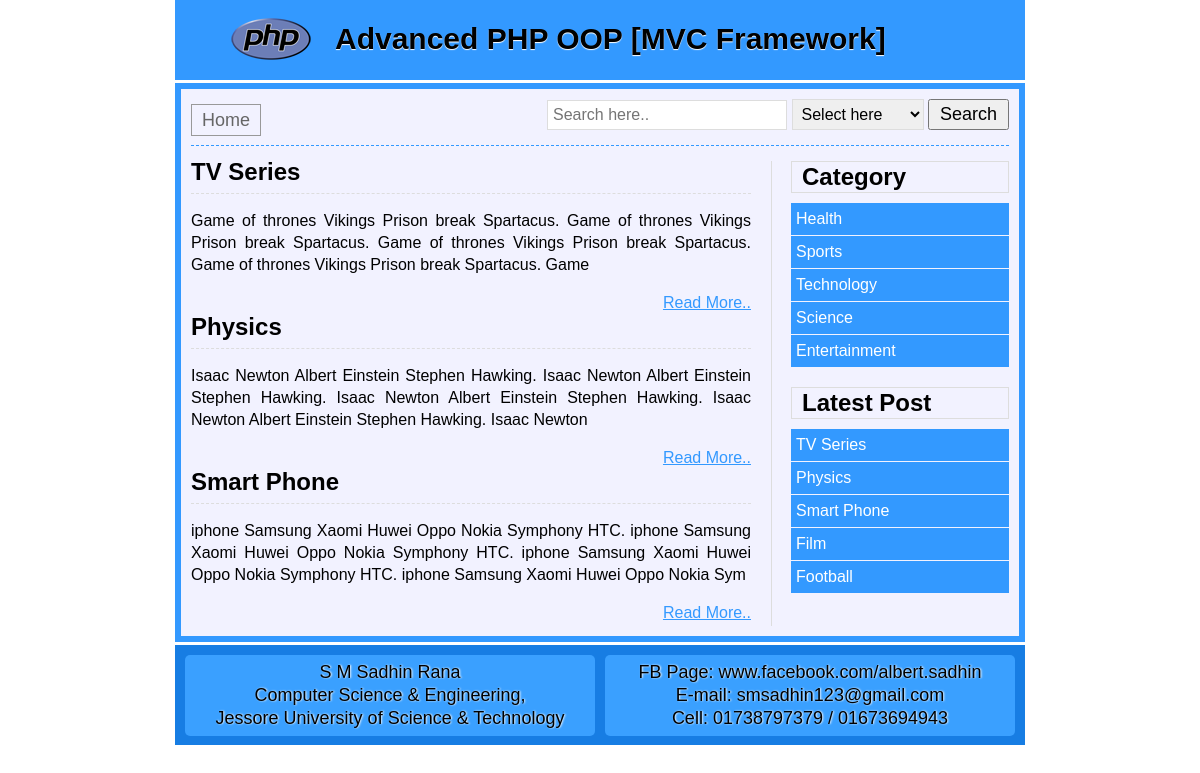
The page / on the database its author committed.
### tables this page shows
CREATE TABLE `post` (
  `id` int(11) NOT NULL,
  `title` varchar(255) NOT NULL,
  `content` text NOT NULL,
  `cat` int(11) NOT NULL
);

CREATE TABLE `category` (
  `id` int(11) NOT NULL,
  `category` varchar(28) NOT NULL,
  `title` varchar(28) NOT NULL
);

### system/libs/Load.php (called while the page is built, shortened)
<?php
class Load{
	public function view($fileName, $data = false){
		include_once "app/views/".$fileName.".php";
	}
	public function model($fileName){
		return new $fileName;
	}
}
?>

### app/controllers/Home_controller.php (called while the page is built, shortened)
<?php
class Home_controller extends Controller{
	public function Index(){
		$this->Home();
	}
	public function Home(){
		$tablePost = 'post';
		$tableCat = 'category';
		$this->load->view('header');
		$catModel = $this->load->model('CatModel');
		$data['catList'] = $catModel->catList($tableCat);
		$this->load->view('search', $data);
		$postModel = $this->load->model('PostModel');
		$data['getAllPost'] = $postModel->getAllPost($tablePost);
		$this->load->view('home', $data);
		$data['getLatestPost'] = $postModel->getLatestPost($tablePost);
		$this->load->view('sidebar', $data);
		$this->load->view('footer');
	}
}
?>

### index.php (called while the page is built, shortened)
<?php
$main = new Main();
?>

### system/libs/DB.php (called while the page is built, shortened)
<?php
class DB extends PDO{
	public function select($sql, $data=array(), $fetchstyle=PDO::FETCH_ASSOC){
		$stmt = $this->prepare($sql);
		$stmt->execute();
		return $stmt->fetchAll();
	}
}
?>

### app/models/PostModel.php (called while the page is built, shortened)
<?php
class PostModel extends Model{
	public function getAllPost($table){
		$sql = "SELECT * FROM $table ORDER BY ID DESC LIMIT 3";
		return $this->db->select($sql);
	}
	public function getLatestPost($table){
		$sql = "SELECT * FROM $table ORDER BY ID DESC LIMIT 5";
		return $this->db->select($sql);
	}
}
?>

### system/libs/Controller.php (called while the page is built, shortened)
<?php
class Controller{
	public function __construct(){
		$this->load = new Load();
	}
}
?>

### system/libs/Model.php (called while the page is built, shortened)
<?php
class Model{
	public function __construct(){
		$dsn = 'mysql:dbname=example; host=localhost';
		$user = 'root';
		$pass = '';
		$this->db = new DB($dsn, $user, $pass);
	}
}
?>

### app/models/CatModel.php (called while the page is built, shortened)
<?php
class CatModel extends Model{
	public function catList($table){
		$sql = "SELECT * FROM $table";
		return $this->db->select($sql);
	}
}
?>

### app/views/home.php (the view)
<article class="postcontent">
	<?php foreach($getAllPost as $value){?>
	<div class="post">
		<h2><a href="<?php echo BASE_URL;?>/Home_controller/postDetails/<?php echo $value['id'];?>"><?php
		echo $value['title'];?></a></h2>
		<?php
		$text = $value['content'];
		if(strlen($text) > 200){
			$text = substr($text, 0,200);
			echo $text;
			}
		?>
		<div class="readmore"><a href="<?php echo BASE_URL;?>/Home_controller/postDetails/<?php echo
		$value['id'];?>">Read More..</a></div>
	</div>
	<?php } ?>
</article>

### system/libs/Main.php (shortened to what this page needs)
<?php
class Main{
	public $url;
	public $methodName = "Index";
	public $controller;
	public function __construct(){
		$this->callMethod();
	}
	public function getUrl(){
		$this->url = isset($_GET['url']) ? $_GET['url'] : NULL;
	}
	public function loadController(){
		if(!isset($this->url[0])){
			$this->controller = new $this->controllerName();
		}
	}
	public function callMethod(){
		if(isset($this->url[2])){
			$this->methodName = $this->url[1];
			if(method_exists($this->controller, $this->methodName)){
				$this->controller->{$this->methodName}($this->url[2]);
			}else{
				header("Location:".BASE_URL."/Home_controller/notFound");
			}
		}else{
			if(method_exists($this->controller, $this->methodName)){
				$this->controller->{$this->methodName}();
			}else{
				header("Location:".BASE_URL."/Home_controller/notFound");
			}
		}
	}
}
?>

### app/views/header.php (shortened to what this page needs)
<!DOCTYPE HTML>
<html>
<head>
</head>
<body>
  <header class="headeroption">
    <h2>Advanced PHP OOP [MVC Framework]</h2>
  </header>
<div class="content">

### app/views/search.php (shortened to what this page needs)
<div class="searchoption">
	<div class="menu">
		<a href="<?php echo BASE_URL;?>">Home</a>
	</div>
	<div class="search">
		<form action="<?php echo BASE_URL;?>/Home_controller/search" method="post">
			<input type="text" name="keyword" placeholder="Search here..">
			<select class="catsearch" name="cat">
				<option>Select here</option>
			</select>
			<button class="submitbtn" type="submit">Search</button>
		</form>
	</div>
</div>

### app/views/sidebar.php
<aside class="sidebar">
	<div class="widget">
		<h2>Category</h2>
		<ul>
			<?php
			foreach($catList as $value){
			?>
			<li><a href="<?php echo BASE_URL;?>/Home_controller/postByCat/
			<?php echo $value['id'];?>"><?php echo $value['category']?></a></li>
			<?php }?>
		</ul>
	</div>
	<div class="widget">
		<h2>Latest Post</h2>
		<ul>
			<?php
			foreach($getLatestPost as $value){
			?>
			<li><a href="<?php echo BASE_URL;?>/Home_controller/postDetails/<?php echo
			$value['id'];?>"><?php echo $value['title']?></a></li>
			<?php }?>
		</ul>
	</div>
</aside>

### app/views/footer.php
</div>
  <footer class="footeroption">
	  <section class="footerone">
	  <p>S M Sadhin Rana</p>
	  <p>Computer Science & Engineering,</p>
	  <p>Jessore University of Science & Technology</p>
	  </section>
	  <section class="footerone">
		  <p>FB Page: www.facebook.com/albert.sadhin</p>
		  <p>E-mail: smsadhin123@gmail.com</p>
		  <p>Cell: 01738797379 / 01673694943</p>
	  </section>
  </footer>
</body>
</html>

### rows shown on the page
post: title "TV Series", content "Game of thrones Vikings Prison break Spartacus. Game of thrones Vikings Prison break Spartacus. Game of thrones Vikings Prison break Spartacus. Game of thrones Vikings Prison break Spartacus. Game"
post: title "Physics", content "Isaac Newton Albert Einstein Stephen Hawking. Isaac Newton Albert Einstein Stephen Hawking. Isaac Newton Albert Einstein Stephen Hawking. Isaac Newton Albert Einstein Stephen Hawking. Isaac Newton"
post: title "Smart Phone", content "iphone Samsung Xaomi Huwei Oppo Nokia Symphony HTC. iphone Samsung Xaomi Huwei Oppo Nokia Symphony HTC. iphone Samsung Xaomi Huwei Oppo Nokia Symphony HTC. iphone Samsung Xaomi Huwei Oppo Nokia Sym"
category: category "Health"
category: category "Sports"
category: category "Technology"
category: category "Science"
category: category "Entertainment"
post: title "Film"
post: title "Football"
